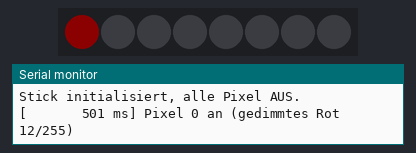
This sketch was run on a simulated ESP32-S3. Parts: 8 RGB LEDs in strip order, left to right, the last lines printed to the serial monitor. Dim RGB values are drawn brighter than linear.

Above: at 0.6 s.
At 1.1 s:
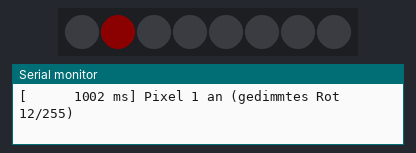
At 1.6 s:
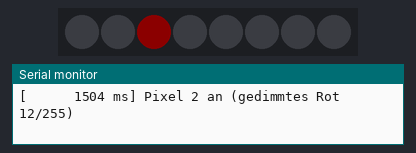
At 2.1 s:
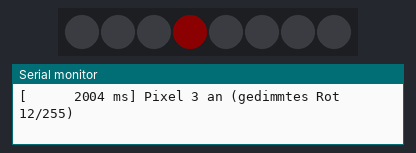
At 3.1 s:
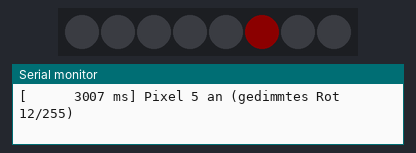
At 4.1 s:
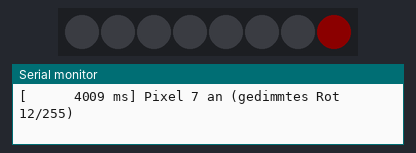
Timing chart, 0 to 40.0 s (numbered marks = the images above):
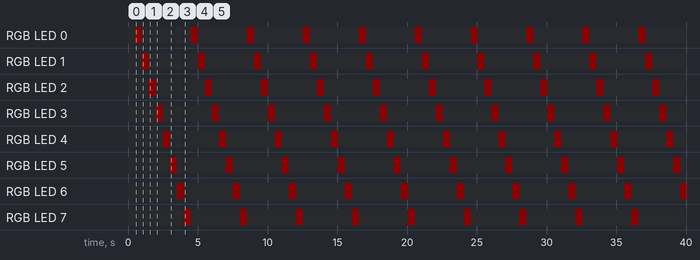

Measured:
- by itself, RGB LED 0–7: alternates RGB(12, 0, 0) for 0.50 s and off for 3.5 s
- by itself, everything shown: repeats every 4.0 s, in 8 steps
- what the display in image 0 shows lasts 0.5 s, from 0.5 s to 1.0 s

The sketch:

etappe6_neopixel_minrot.ino
```cpp
// Boxbert — Etappe 6, Teil 3: NeoPixel-Stick Minimal-Rot-Test (ESP32-S3 Reverse TFT Feather)
// Fahrplan: docs/breadboard-testing.md, Etappe 6; Protokoll: docs/testprotokoll-etappe6.md
//
// Verdrahtung:
//   Stick 5V (VCC) -> USB 5 V  (WS2812 will 4-7 V, NICHT 3,3 V!)
//   Stick GND      -> GND
//   Stick DIN      -> IO8 (A5) ueber 330 Ohm in Reihe
//   Stick DOUT     -> offen (kein weiterer Stick)
//   1000 uF Elko   -> ueber 5 V/GND direkt am Stick (Stromspitzen puffern)
//
// Testprinzip (Kindersicherheit + Diagnose):
//   - Ein einziger Pixel nach dem anderen, gedimmtes Rot (Festwert 12/255,
//     kein setBrightness) — minimaler Strom, maximal klare Zuordnung
//   - Wenn ein Pixel dunkel bleibt/weisses flackert -> Datenproblem/Pegel-
//     problem (3,3-V-Logik gegen 5-V-Versorgung, bekanntes Risiko)
//   - Kein Vollweiss, kein All-Pixel-Test in dieser Etappe

#include <Adafruit_NeoPixel.h>

constexpr uint8_t NEO_PIN   = 8;   // DIN (A5) laut pinout.md
constexpr uint8_t NEO_COUNT = 8;   // Stick mit 8 x WS2812

Adafruit_NeoPixel strip(NEO_COUNT, NEO_PIN, NEO_GRB + NEO_KHZ800);

void setup() {
  Serial.begin(115200);
  unsigned long t0 = millis();
  while (!Serial && millis() - t0 < 2000) {}

  Serial.println();
  Serial.println("Boxbert Etappe 6 Teil 3: NeoPixel Minimal-Rot-Test");

  strip.begin();
  strip.clear();
  strip.show();   // alles aus als Startzustand
  Serial.println("Stick initialisiert, alle Pixel AUS.");
}

void loop() {
  // Genau ein Pixel: gedimmtes Rot wandert langsam ueber den Stick
  static uint8_t idx = 0;
  static uint32_t last = 0;

  if (millis() - last > 500) {
    last = millis();
    strip.clear();
    // Gedimmtes Rot: GRB, Festwert 12/255 Rot — bewusst kein setBrightness
    strip.setPixelColor(idx, strip.Color(12, 0, 0));
    strip.show();
    Serial.printf("[%10lu ms] Pixel %d an (gedimmtes Rot 12/255)\n",
                  millis(), idx);

    idx = (idx + 1) % NEO_COUNT;
  }
}
```
